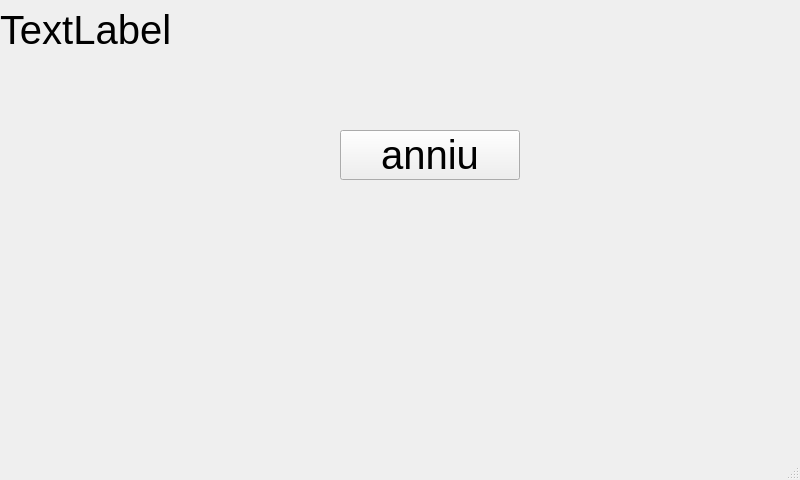
<?xml version="1.0" encoding="UTF-8"?>
<ui version="4.0">
 <class>MainWindow</class>
 <widget class="QMainWindow" name="MainWindow">
  <property name="geometry">
   <rect>
    <x>0</x>
    <y>0</y>
    <width>800</width>
    <height>480</height>
   </rect>
  </property>
  <property name="font">
   <font>
    <pointsize>30</pointsize>
   </font>
  </property>
  <property name="windowTitle">
   <string>MainWindow</string>
  </property>
  <widget class="QWidget" name="centralwidget">
   <widget class="QLabel" name="label">
    <property name="geometry">
     <rect>
      <x>0</x>
      <y>0</y>
      <width>180</width>
      <height>60</height>
     </rect>
    </property>
    <property name="text">
     <string>TextLabel</string>
    </property>
   </widget>
   <widget class="QPushButton" name="pushButton">
    <property name="geometry">
     <rect>
      <x>340</x>
      <y>130</y>
      <width>180</width>
      <height>50</height>
     </rect>
    </property>
    <property name="text">
     <string>anniu</string>
    </property>
   </widget>
  </widget>
  <widget class="QMenuBar" name="menubar">
   <property name="geometry">
    <rect>
     <x>0</x>
     <y>0</y>
     <width>800</width>
     <height>65</height>
    </rect>
   </property>
  </widget>
  <widget class="QStatusBar" name="statusbar"/>
 </widget>
 <resources/>
 <connections/>
</ui>
